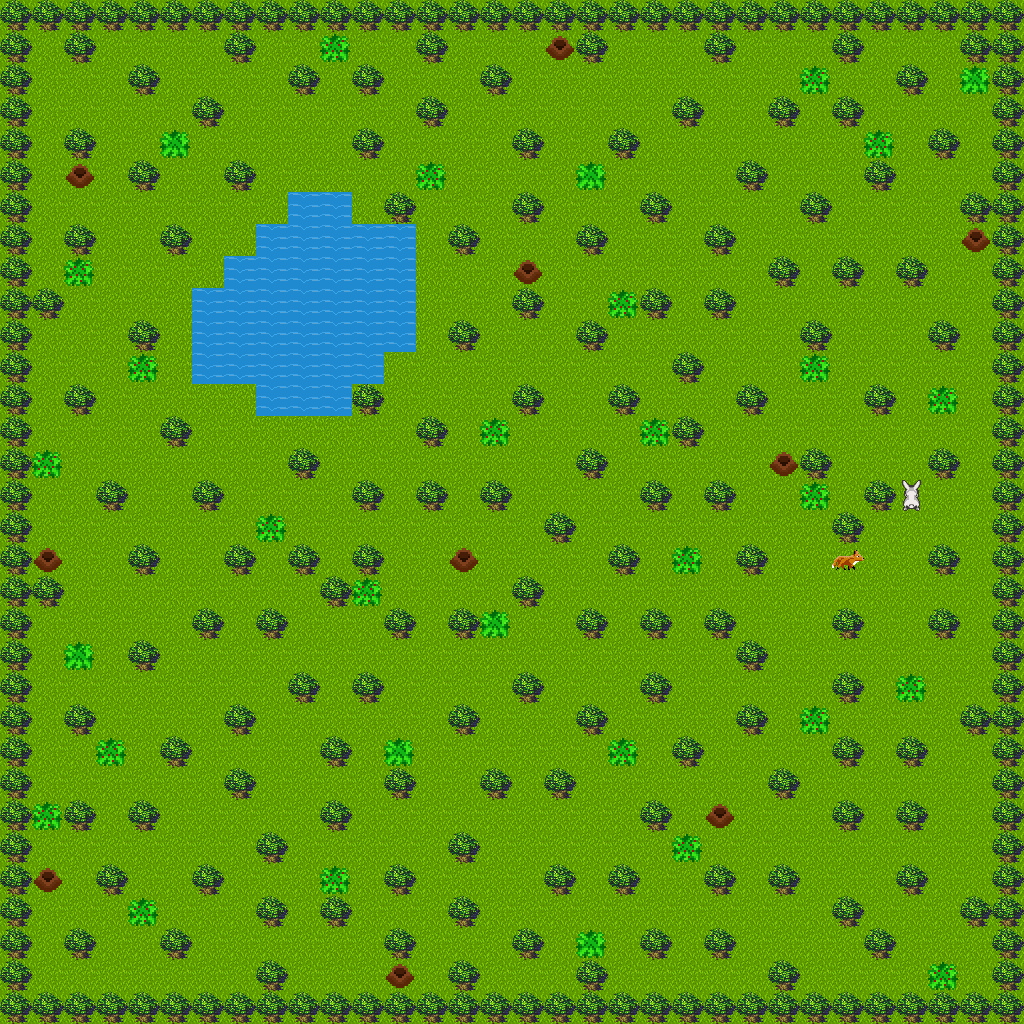

Below is a game level as drawn by its tile map, then a one-line description and the .tmx that defines it (tile-layer data replaced by summaries):
An orthogonal 32x32 tile map with 32x32 px tiles, 6 tile layers (grass, trees, bushes, rabbit holes, ...).

<map version="1.5" tiledversion="1.7.1" orientation="orthogonal" renderorder="right-down" width="32" height="32" tilewidth="32" tileheight="32" infinite="0" nextlayerid="7" nextobjectid="1">
 <tileset firstgid="1" name="sprits" tilewidth="32" tileheight="32" tilecount="12" columns="3">
  <image source="assets/sprits.png" width="96" height="128" />
 </tileset>
 <layer id="1" name="grass" width="32" height="32">
  <data>[1024 cells, 1024 non-empty, 1 distinct tile ids]</data>
 </layer>
 <layer id="2" name="trees" width="32" height="32">
  <data>[1024 cells, 306 non-empty, 2 distinct tile ids]</data>
 </layer>
 <layer id="4" name="bushes" width="32" height="32">
  <data>[1024 cells, 2 non-empty, 1 distinct tile ids]</data>
 </layer>
 <layer id="3" name="rabbit holes" width="32" height="32">
  <data>[1024 cells, 40 non-empty, 2 distinct tile ids]</data>
 </layer>
 <layer id="5" name="rabbit" width="32" height="32">
  <data>[1024 cells, 8 non-empty, 2 distinct tile ids]</data>
 </layer>
 <layer id="6" name="fox" width="32" height="32">
  <data>[1024 cells, 1 non-empty, 1 distinct tile ids]</data>
 </layer>
</map>